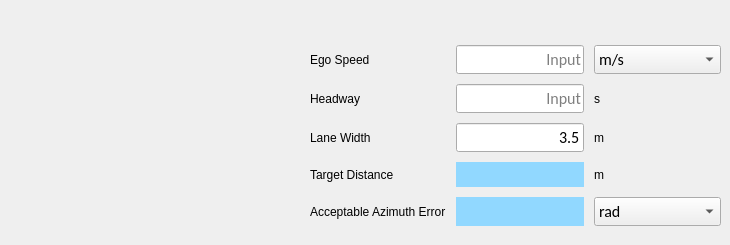
      <widget class="QWidget" name="tab_20">
       <attribute name="title">
        <string>Follow Dist.</string>
       </attribute>
       <widget class="QWidget" name="gridLayoutWidget_19">
        <property name="geometry">
         <rect>
          <x>310</x>
          <y>45</y>
          <width>411</width>
          <height>191</height>
         </rect>
        </property>
        <layout class="QGridLayout" name="gridLayout_19" columnstretch="1,1,1">
         <property name="bottomMargin">
          <number>10</number>
         </property>
         <property name="spacing">
          <number>10</number>
         </property>
         <item row="2" column="0">
          <widget class="QLabel" name="label_59">
           <property name="text">
            <string>Lane Width</string>
           </property>
          </widget>
         </item>
         <item row="2" column="1">
          <widget class="QLineEdit" name="input_follow_lwidth">
           <property name="font">
            <font>
             <family>Calibri</family>
             <pointsize>12</pointsize>
             <bold>false</bold>
            </font>
           </property>
           <property name="text">
            <string>3.5</string>
           </property>
           <property name="alignment">
            <set>Qt::AlignRight|Qt::AlignTrailing|Qt::AlignVCenter</set>
           </property>
           <property name="dragEnabled">
            <bool>true</bool>
           </property>
           <property name="placeholderText">
            <string>Input</string>
           </property>
          </widget>
         </item>
         <item row="2" column="2">
          <widget class="QLabel" name="label_67">
           <property name="text">
            <string>m</string>
           </property>
          </widget>
         </item>
         <item row="3" column="0">
          <widget class="QLabel" name="label_61">
           <property name="text">
            <string>Target Distance</string>
           </property>
          </widget>
         </item>
         <item row="0" column="1">
          <widget class="QLineEdit" name="input_follow_v1">
           <property name="font">
            <font>
             <family>Calibri</family>
             <pointsize>12</pointsize>
             <bold>false</bold>
            </font>
           </property>
           <property name="alignment">
            <set>Qt::AlignRight|Qt::AlignTrailing|Qt::AlignVCenter</set>
           </property>
           <property name="dragEnabled">
            <bool>true</bool>
           </property>
           <property name="placeholderText">
            <string>Input</string>
           </property>
          </widget>
         </item>
         <item row="1" column="1">
          <widget class="QLineEdit" name="input_follow_headway">
           <property name="font">
            <font>
             <family>Calibri</family>
             <pointsize>12</pointsize>
             <bold>false</bold>
            </font>
           </property>
           <property name="alignment">
            <set>Qt::AlignRight|Qt::AlignTrailing|Qt::AlignVCenter</set>
           </property>
           <property name="dragEnabled">
            <bool>true</bool>
           </property>
           <property name="placeholderText">
            <string>Input</string>
           </property>
          </widget>
         </item>
         <item row="1" column="0">
          <widget class="QLabel" name="label_63">
           <property name="text">
            <string>Headway</string>
           </property>
          </widget>
         </item>
         <item row="0" column="0">
          <widget class="QLabel" name="label_60">
           <property name="text">
            <string>Ego Speed</string>
           </property>
          </widget>
         </item>
         <item row="0" column="2">
          <widget class="QComboBox" name="comboBox_follow_v1">
           <property name="font">
            <font>
             <family>Calibri</family>
             <pointsize>12</pointsize>
             <bold>false</bold>
            </font>
           </property>
           <item>
            <property name="text">
             <string>m/s</string>
            </property>
           </item>
           <item>
            <property name="text">
             <string>kph</string>
            </property>
           </item>
          </widget>
         </item>
         <item row="3" column="1">
          <widget class="QLabel" name="output_follow_tdist">
           <property name="font">
            <font>
             <family>Calibri</family>
             <pointsize>12</pointsize>
             <bold>false</bold>
            </font>
           </property>
           <property name="styleSheet">
            <string notr="true">QLabel{background-color: rgb(145, 216, 255)}</string>
           </property>
           <property name="text">
            <string/>
           </property>
           <property name="alignment">
            <set>Qt::AlignRight|Qt::AlignTrailing|Qt::AlignVCenter</set>
           </property>
          </widget>
         </item>
         <item row="1" column="2">
          <widget class="QLabel" name="label_66">
           <property name="text">
            <string>s</string>
           </property>
          </widget>
         </item>
         <item row="4" column="0">
          <widget class="QLabel" name="label_64">
           <property name="text">
            <string>Acceptable Azimuth Error</string>
           </property>
          </widget>
         </item>
         <item row="4" column="1">
          <widget class="QLabel" name="output_follow_azi_err">
           <property name="font">
            <font>
             <family>Calibri</family>
             <pointsize>12</pointsize>
             <bold>false</bold>
            </font>
           </property>
           <property name="styleSheet">
            <string notr="true">QLabel{background-color: rgb(145, 216, 255)}</string>
           </property>
           <property name="text">
            <string/>
           </property>
           <property name="alignment">
            <set>Qt::AlignRight|Qt::AlignTrailing|Qt::AlignVCenter</set>
           </property>
          </widget>
         </item>
         <item row="4" column="2">
          <widget class="QComboBox" name="comboBox_follow_azi_err">
           <property name="font">
            <font>
             <family>Calibri</family>
             <pointsize>12</pointsize>
             <bold>false</bold>
            </font>
           </property>
           <item>
            <property name="text">
             <string>rad</string>
            </property>
           </item>
           <item>
            <property name="text">
             <string>deg</string>
            </property>
           </item>
          </widget>
         </item>
         <item row="3" column="2">
          <widget class="QLabel" name="label_65">
           <property name="text">
            <string>m</string>
           </property>
          </widget>
         </item>
        </layout>
       </widget>
      </widget>
